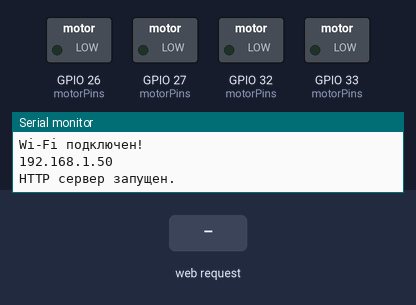
Simulated run of this sketch. Board: ESP32. On the bench: switched loads named in the sketch (green lamp = pin HIGH), the last lines printed to the serial monitor. The test bench sets the inputs (shaded band). WiFi joins after 1.5 s; servers stay silent unless stated.

Above: at 2.7 s.
2.8 s: HTTP request GET /startstop received
At 3.1 s:
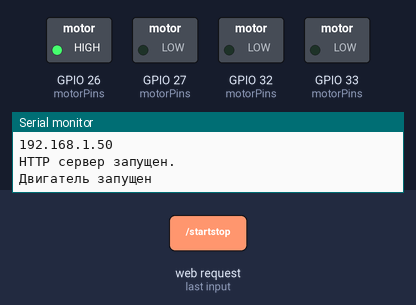
4.3 s: HTTP request GET /select?motor=1 received
At 5.5 s:
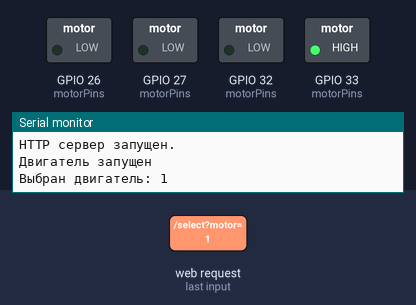
5.8 s: HTTP request GET /direction?dir=CW received
At 6.6 s:
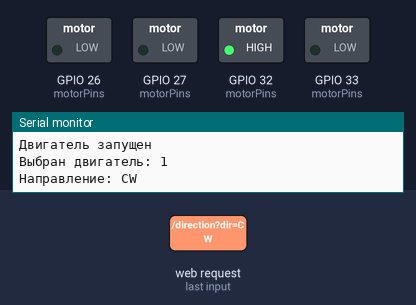
7.3 s: HTTP request GET /select?motor=CW received
At 7.7 s:
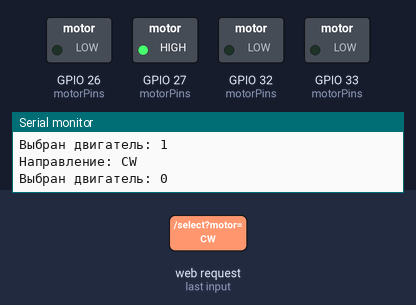
8.8 s: HTTP request GET /select?motor=120 received
At 10.0 s:
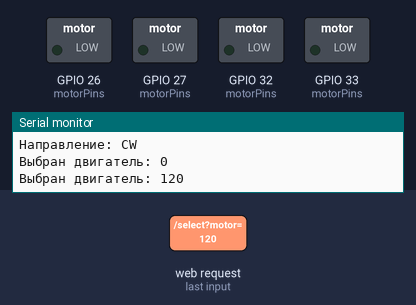
10.3 s: HTTP request GET /select?motor=0 received
At 11.2 s:
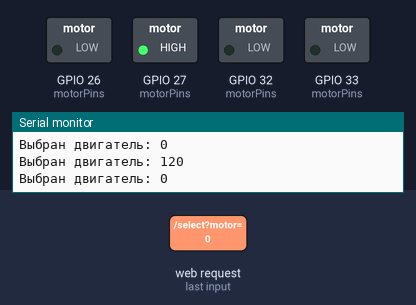
Timing chart, 0 to 12.8 s (numbered marks = the images above; inputs shaded):
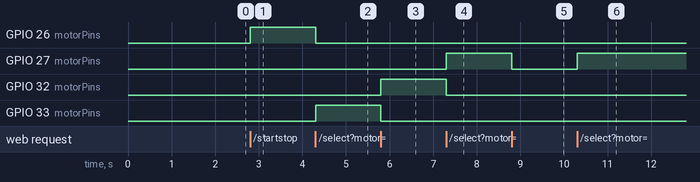

Measured:
- after the input at 2.8 s, GPIO 26 (motorPins): LOW → HIGH at once
- after the input at 4.3 s, GPIO 26 (motorPins): HIGH → LOW at once; GPIO 33 (motorPins): LOW → HIGH at once
- after the input at 5.8 s, GPIO 32 (motorPins): LOW → HIGH at once; GPIO 33 (motorPins): HIGH → LOW at once
- after the input at 7.3 s, GPIO 27 (motorPins): LOW → HIGH at once; GPIO 32 (motorPins): HIGH → LOW at once
- after the input at 8.8 s, GPIO 27 (motorPins): HIGH → LOW at once
- after the input at 10.3 s, GPIO 27 (motorPins): LOW → HIGH at once

The sketch:

index.ino
```cpp
const char index_html[] PROGMEM = R"rawliteral(
<!DOCTYPE html>
<html lang="ru">
<head>
  <meta charset="UTF-8">
  <meta name="viewport" content="width=device-width, initial-scale=1.0">
  <title>Управление двигателем</title>
  <style>
    body {
      font-family: Arial, sans-serif;
      font-size: 20px;
      margin: 0;
      padding: 0;
      box-sizing: border-box;
    }
    .container {
      display: flex;
      flex-direction: column;
      align-items: center;
      width: 100%;
      padding: 20px;
      box-sizing: border-box;
    }
    .tumbler-container {
        display: flex;
        justify-content: space-between;
        align-items: center;
        width: 300px;
        padding: 10px;
        margin: 1px 0;
        box-sizing: border-box;
        background-color: #f9f9f9;
        border-radius: 5px;
        box-shadow: 0 2px 4px rgba(0, 0, 0, 0.1);
    }
    .switch {
      position: relative;
      display: inline-block;
      width: 60px;
      height: 34px;
    }
    .switch input {
      opacity: 0;
      width: 0;
      height: 0;
    }
    .slider {
      position: absolute;
      cursor: pointer;
      top: 0;
      left: 0;
      right: 0;
      bottom: 0;
      background-color: #ccc;
      transition: .4s;
      border-radius: 34px;
    }
    .slider:before {
      position: absolute;
      content: "";
      height: 26px;
      width: 26px;
      left: 4px;
      bottom: 4px;
      background-color: white;
      transition: .4s;
      border-radius: 50%;
    }
    input:checked + .slider {
      background-color: #4CAF50;
    }
    input:checked + .slider:before {
      transform: translateX(26px);
    }
    .buttons {
      display: flex;
      justify-content: center;
      margin-top: 20px;
      width: 100%;
    }
    .buttons button {
      padding: 10px 20px;
      font-size: 18px;
      cursor: pointer;
      border: none;
      border-radius: 5px;
    }
    .start {
      background-color: #4CAF50;
      color: white;
    }
    .stop {
      background-color: #F44336;
      color: white;
    }
  </style>
</head>
<body>
  <div class="container">
    <div class="tumbler-container">
      <label class="switch">
        <input type="checkbox" id="motorSwitch" onchange="toggleMotor()">
        <span class="slider"></span>
      </label>
      <span id="motorLabel">Левый двигатель</span>
    </div>

    <div class="tumbler-container">
      <label class="switch">
        <input type="checkbox" id="directionSwitch" onchange="toggleDirection()">
        <span class="slider"></span>
      </label>
      <span id="directionLabel">По часовой</span>
    </div>

    <div class="buttons">
      <button id="startStopButton" onclick="startStopMotor()">Старт</button>
    </div>
  </div>

  <script>
    let motorRunning = false;

	function toggleMotor() {
	  const motor = document.getElementById('motorSwitch').checked ? 1 : 0;

	  // Временно отключаем тумблер
	  document.getElementById('motorSwitch').disabled = true;

	  // Меняем текст без отправки запроса
	  document.getElementById('motorLabel').textContent = motor ? 'Правый двигатель' : 'Левый двигатель';

	  // Отправляем запрос на сервер
	  fetch('/select?motor=' + motor)
		.then(() => {
		  // Включаем тумблер обратно, когда запрос завершится
		  document.getElementById('motorSwitch').disabled = false;
		  console.log('Двигатель выбран: ' + motor);
		})
		.catch(() => {
		  // Если запрос не удался, восстанавливаем состояние тумблера
		  document.getElementById('motorSwitch').checked = !motor;
		  document.getElementById('motorSwitch').disabled = false;
		});
	}

    function toggleDirection() {
      const direction = document.getElementById('directionSwitch').checked ? 'CW' : 'CCW';
      document.getElementById('directionLabel').textContent = direction === 'CW' ? 'По часовой' : 'Против часовой';
      fetch('/direction?dir=' + direction)
        .then(() => console.log('Направление: ' + direction));
    }

    function startStopMotor() {
      fetch('/startstop')
        .then(response => response.text())
        .then(text => {
          motorRunning = !motorRunning;
          document.getElementById('startStopButton').textContent = motorRunning ? 'Стоп' : 'Старт';
          document.getElementById('startStopButton').className = motorRunning ? 'stop' : 'start';
          console.log(text);
        });
    }

    function updateStatus() {
      fetch('/status')
        .then(response => response.json())
        .then(data => {
          document.getElementById('motorSwitch').checked = data.selectedMotor === 1;
          document.getElementById('motorLabel').textContent = data.selectedMotor === 1 ? 'Правый двигатель' : 'Левый двигатель';

          document.getElementById('directionSwitch').checked = data.motorDirection === 'CW';
          document.getElementById('directionLabel').textContent = data.motorDirection === 'CW' ? 'По часовой' : 'Против часовой';

          motorRunning = data.motorRunning;
          document.getElementById('startStopButton').textContent = motorRunning ? 'Стоп' : 'Старт';
          document.getElementById('startStopButton').className = motorRunning ? 'stop' : 'start';
        });
    }

    setInterval(updateStatus, 1000);
    window.onload = updateStatus;
  </script>
</body>
</html>
)rawliteral";
```

main.ino
```cpp
#include <WiFiManager.h>
#include <WiFi.h>
#include <WebServer.h>
#include <pgmspace.h>

// Пины для двигателей
int motorPins[2][2] = {{27, 26}, {32, 33}}; // Левый и правый двигатель

WebServer server(80);

// Переменные состояния
int selectedMotor = 0;        // Выбранный двигатель
String motorDirection = "STOP"; // Направление
bool motorRunning = false;    // Запущен ли двигатель

// Декларация HTML
extern const char index_html[]; // HTML из PROGMEM

void setup() {
  Serial.begin(115200);

  // Настройка пинов для двигателей
  for (auto& pin : motorPins) {
    pinMode(pin[0], OUTPUT);
    pinMode(pin[1], OUTPUT);
  }

  // Настройка Wi-Fi с помощью WiFiManager
  WiFiManager wifiManager;
  wifiManager.autoConnect("MotorControlAP");

  Serial.println("Wi-Fi подключен!");
  Serial.println(WiFi.localIP());

  // Маршруты
  server.on("/", handleRoot);
  server.on("/select", handleSelectMotor);
  server.on("/direction", handleDirection);
  server.on("/startstop", handleStartStopMotor);
  server.on("/status", handleStatus);

  server.begin();
  Serial.println("HTTP сервер запущен.");
}

void controlMotor(int motor, String direction) {
  if (motorRunning) {
    digitalWrite(motorPins[motor][0], direction == "CW" ? HIGH : LOW);
    digitalWrite(motorPins[motor][1], direction == "CW" ? LOW : HIGH);

    // Отключаем другой двигатель
    for (int i = 0; i < 2; ++i) {
      if (i != motor) {
        digitalWrite(motorPins[i][0], LOW);
        digitalWrite(motorPins[i][1], LOW);
      }
    }
  } else {
    digitalWrite(motorPins[motor][0], LOW);
    digitalWrite(motorPins[motor][1], LOW);
  }
}

// Маршрут для главной страницы
void handleRoot() {
  server.sendHeader("Access-Control-Allow-Origin", "*");
  server.send_P(200, "text/html", index_html);
}

// Маршрут выбора двигателя
void handleSelectMotor() {
  server.sendHeader("Access-Control-Allow-Origin", "*");
  if (server.hasArg("motor")) {
    selectedMotor = server.arg("motor").toInt();
    Serial.println("Выбран двигатель: " + String(selectedMotor));
    controlMotor(selectedMotor, motorDirection);
    server.send(200, "text/plain", "Выбран двигатель: " + String(selectedMotor));
  }
}

// Маршрут смены направления
void handleDirection() {
  server.sendHeader("Access-Control-Allow-Origin", "*");
  if (server.hasArg("dir")) {
    motorDirection = server.arg("dir");
    Serial.println("Направление: " + motorDirection);
    if (motorRunning) {
      controlMotor(selectedMotor, motorDirection);
    }
    server.send(200, "text/plain", "Направление: " + motorDirection);
  }
}

// Маршрут старт/стоп двигателя
void handleStartStopMotor() {
  server.sendHeader("Access-Control-Allow-Origin", "*");
  motorRunning = !motorRunning;
  Serial.println(motorRunning ? "Двигатель запущен" : "Двигатель остановлен");
  controlMotor(selectedMotor, motorRunning ? motorDirection : "STOP");
  server.send(200, "text/plain", motorRunning ? "Двигатель запущен" : "Двигатель остановлен");
}

// Маршрут статуса
void handleStatus() {
  server.sendHeader("Access-Control-Allow-Origin", "*");
  String status = "{";
  status += "\"selectedMotor\":" + String(selectedMotor) + ",";
  status += "\"motorDirection\":\"" + motorDirection + "\",";
  status += "\"motorRunning\":" + String(motorRunning ? "true" : "false");
  status += "}";
  server.send(200, "application/json", status);
}

void loop() {
  server.handleClient();
}
```
